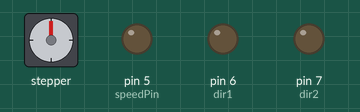
Bench run of a sketch on a simulated Arduino Uno, built with avr-gcc and run on an emulated ATmega328P. On the bench: stepper motor, output pins drawn as LEDs (lit = HIGH). Stepper angles assume 2048 steps per turn.

Above: at 0.1 s.
At 5.1 s:
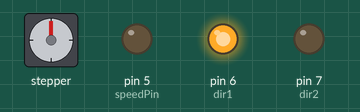
At 13.89 s:
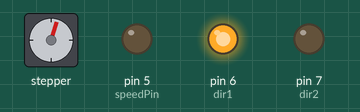
At 27.3 s:
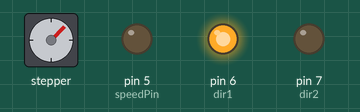
Timing chart, 0 to 33.9 s (numbered marks = the images above):
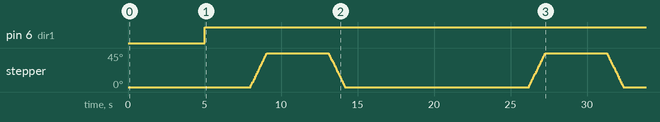

The sketch:

task2.ino
```cpp
#include <Stepper.h>

int stepsPerRevolution = 2048;
int motSpeed = 7;

Stepper myStepper(stepsPerRevolution, 8, 10, 9, 11);

int speedPin = 5;
int dir1 = 6;
int dir2 = 7;
int mSpeed = 200;

void setup() {
  // put your setup code here, to run once:
  Serial.begin(9600);
  pinMode(speedPin, OUTPUT);
  pinMode(dir1, OUTPUT);
  pinMode(dir2, OUTPUT);

  myStepper.setSpeed(motSpeed);

  analogWrite(mSpeed, 0);
  delay(5000);
}

void loop() {
  // put your main code here, to run repeatedly:
  Forward();
  delay(3000);
  Right();
  delay(1000);

  Forward();
  delay(3000);
  Left();
  delay(1000);

  Forward();
  delay(3000);
  Stop();
  delay(5000);


}

void Forward () {
digitalWrite(6, HIGH);
digitalWrite(7,LOW);
}

void Right () {
analogWrite(mSpeed, 150);
digitalWrite(6, HIGH);
digitalWrite(7,LOW);
myStepper.step(260);
}

void Left () {
analogWrite(mSpeed, 150);
digitalWrite(6, HIGH);
digitalWrite(7,LOW);
myStepper.step(-260);
}

void Stop () {
analogWrite(mSpeed, 0);
}
```

Measured:
- by itself, pin 6 (dir1): LOW → HIGH at 5.0 s
- by itself, stepper: turns 45° clockwise in 1.0 s, then 45° counter-clockwise in 1.0 s, then 45° clockwise in 1.0 s, then 45° counter-clockwise in 1.0 s
